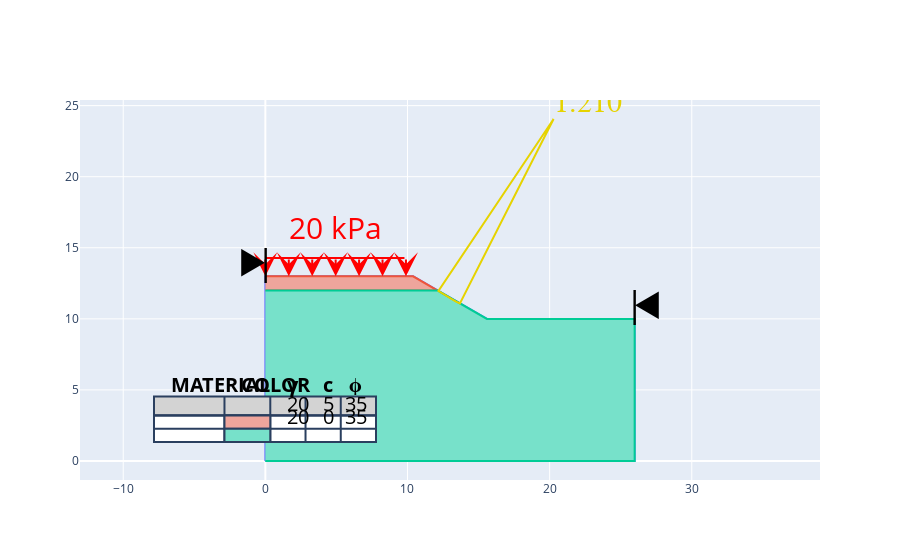

Notebook code cell kept with this figure:
### Code cell
from tqdm.notebook import tqdm
from pySlope import Slope, Material


s = Slope(height=3, angle=30, length=None)

m1 = Material(20,35,5,1)
m2 = Material(20,35,0,5)

s.set_surcharge(0.5,20)

s.set_materials(m1,m2)

s.analyse_slope()

fig = s.plot_critical()

fig.show()

### Figure 1 — Plotly figure (JSON) as saved in the notebook; plotly's stock layout.template omitted (floating-point values rounded to 4 significant figures)
{"data": [{"mode": "lines", "name": "", "type": "scatter", "x": [0, 0, 10.39, 15.59, 25.98, 25.98, 0], "y": [0, 12.99, 12.99, 9.99, 9.99, 0, 0]}, {"fill": "toself", "fillcolor": "#efa59c", "hovertemplate": "", "meta": [20, 5, 35, ""], "mode": "lines", "name": "<br>γ: 20 kN/m3<br>c: 5 kPa<br>ϕ: 35 degrees", "type": "scatter", "x": [0, 10.39, 12.12, 0], "y": [12.99, 12.99, 11.99, 11.99]}, {"fill": "toself", "fillcolor": "#77e1ca", "hovertemplate": "", "meta": [20, 0, 35, ""], "mode": "lines", "name": "<br>γ: 20 kN/m3<br>c: 0 kPa<br>ϕ: 35 degrees", "type": "scatter", "x": [0, 12.12, 15.59, 25.98, 25.98, 0], "y": [11.99, 11.99, 9.99, 9.99, 0, 0]}, {"hovertemplate": "%{meta[0]}", "line": {"color": "#e6d300"}, "meta": [1.21], "mode": "lines", "name": "", "type": "scatter", "x": [13.41, 12.19, 12.18, 20.28, 13.69, 13.41], "y": [11.22, 11.95, 11.96, 24.06, 11.09, 11.22]}, {"mode": "lines+text", "name": "", "text": ["1.210"], "textfont": {"color": "#e6d300", "family": "sans serif", "size": 30}, "textposition": "top right", "type": "scatter", "x": [20.28], "y": [24.06]}], "layout": {"annotations": [{"font": {"color": "black", "size": 20}, "showarrow": false, "text": "<b>MATERIAL<b>", "x": 0.1, "xref": "x domain", "xshift": 15, "y": 0.17, "yref": "y domain", "yshift": 15}, {"font": {"color": "black", "size": 20}, "showarrow": false, "text": "<b>COLOR<b>", "x": 0.1952, "xref": "x domain", "xshift": 15, "y": 0.17, "yref": "y domain", "yshift": 15}, {"font": {"color": "black", "size": 20}, "showarrow": false, "text": "<b>γ<b>", "x": 0.2571, "xref": "x domain", "xshift": 15, "y": 0.17, "yref": "y domain", "yshift": 15}, {"font": {"color": "black", "size": 20}, "showarrow": false, "text": "<b>c<b>", "x": 0.3048, "xref": "x domain", "xshift": 15, "y": 0.17, "yref": "y domain", "yshift": 15}, {"font": {"color": "black", "size": 20}, "showarrow": false, "text": "<b>ϕ<b>", "x": 0.3524, "xref": "x domain", "xshift": 15, "y": 0.17, "yref": "y domain", "yshift": 15}, {"font": {"color": "black", "size": 20}, "showarrow": false, "text": "", "x": 0.1, "xref": "x domain", "xshift": 15, "y": 0.135, "yref": "y domain", "yshift": 10}, {"font": {"color": "black", "size": 20}, "showarrow": false, "text": "20", "x": 0.2571, "xref": "x domain", "xshift": 15, "y": 0.135, "yref": "y domain", "yshift": 10}, {"font": {"color": "black", "size": 20}, "showarrow": false, "text": "5", "x": 0.3048, "xref": "x domain", "xshift": 15, "y": 0.135, "yref": "y domain", "yshift": 10}, {"font": {"color": "black", "size": 20}, "showarrow": false, "text": "35", "x": 0.3524, "xref": "x domain", "xshift": 15, "y": 0.135, "yref": "y domain", "yshift": 10}, {"font": {"color": "black", "size": 20}, "showarrow": false, "text": "", "x": 0.1, "xref": "x domain", "xshift": 15, "y": 0.1, "yref": "y domain", "yshift": 10}, {"font": {"color": "black", "size": 20}, "showarrow": false, "text": "20", "x": 0.2571, "xref": "x domain", "xshift": 15, "y": 0.1, "yref": "y domain", "yshift": 10}, {"font": {"color": "black", "size": 20}, "showarrow": false, "text": "0", "x": 0.3048, "xref": "x domain", "xshift": 15, "y": 0.1, "yref": "y domain", "yshift": 10}, {"font": {"color": "black", "size": 20}, "showarrow": false, "text": "35", "x": 0.3524, "xref": "x domain", "xshift": 15, "y": 0.1, "yref": "y domain", "yshift": 10}, {"arrowcolor": "red", "arrowhead": 3, "arrowsize": 2, "arrowwidth": 2, "ax": 0, "axref": "x", "ay": 14.29, "ayref": "y", "showarrow": true, "text": "", "x": 0, "xref": "x", "y": 12.99, "yref": "y"}, {"arrowcolor": "red", "arrowhead": 3, "arrowsize": 2, "arrowwidth": 2, "ax": 1.649, "axref": "x", "ay": 14.29, "ayref": "y", "showarrow": true, "text": "", "x": 1.649, "xref": "x", "y": 12.99, "yref": "y"}, {"arrowcolor": "red", "arrowhead": 3, "arrowsize": 2, "arrowwidth": 2, "ax": 3.297, "axref": "x", "ay": 14.29, "ayref": "y", "showarrow": true, "text": "", "x": 3.297, "xref": "x", "y": 12.99, "yref": "y"}, {"arrowcolor": "red", "arrowhead": 3, "arrowsize": 2, "arrowwidth": 2, "ax": 4.946, "axref": "x", "ay": 14.29, "ayref": "y", "showarrow": true, "text": "", "x": 4.946, "xref": "x", "y": 12.99, "yref": "y"}, {"arrowcolor": "red", "arrowhead": 3, "arrowsize": 2, "arrowwidth": 2, "ax": 6.595, "axref": "x", "ay": 14.29, "ayref": "y", "showarrow": true, "text": "", "x": 6.595, "xref": "x", "y": 12.99, "yref": "y"}, {"arrowcolor": "red", "arrowhead": 3, "arrowsize": 2, "arrowwidth": 2, "ax": 8.244, "axref": "x", "ay": 14.29, "ayref": "y", "showarrow": true, "text": "", "x": 8.244, "xref": "x", "y": 12.99, "yref": "y"}, {"arrowcolor": "red", "arrowhead": 3, "arrowsize": 2, "arrowwidth": 2, "ax": 9.892, "axref": "x", "ay": 14.29, "ayref": "y", "showarrow": true, "text": "", "x": 9.892, "xref": "x", "y": 12.99, "yref": "y"}, {"axref": "x", "ayref": "y", "font": {"color": "red", "size": 30}, "showarrow": false, "text": "20 kPa", "x": 4.946, "xref": "x", "y": 14.29, "yref": "y", "yshift": 30}, {"arrowcolor": "red", "arrowhead": 0, "arrowsize": 2, "arrowwidth": 2, "ax": 9.892, "axref": "x", "ay": 14.29, "ayref": "y", "showarrow": true, "text": "", "x": 0, "xref": "x", "y": 14.29, "yref": "y"}, {"font": {"color": "black", "size": 35}, "showarrow": false, "text": "▶", "x": 0, "xshift": -13, "y": 12.99, "yshift": 15}, {"font": {"color": "black", "size": 35}, "showarrow": false, "text": "◀", "x": 25.98, "xshift": 13, "y": 9.99, "yshift": 15}, {"font": {"color": "black", "size": 35}, "showarrow": false, "text": "|", "x": 25.98, "xshift": 0, "y": 9.99, "yshift": 15}, {"font": {"color": "black", "size": 35}, "showarrow": false, "text": "|", "x": 0, "xshift": 0, "y": 12.99, "yshift": 15}], "shapes": [{"fillcolor": "lightgrey", "type": "rect", "x0": 0.1, "x1": 0.4, "xref": "x domain", "y0": 0.17, "y1": 0.22, "yref": "y domain"}, {"fillcolor": "white", "type": "rect", "x0": 0.1, "x1": 0.4, "xref": "x domain", "y0": 0.1, "y1": 0.17, "yref": "y domain"}, {"type": "rect", "x0": 0.1952, "x1": 0.1952, "xref": "x domain", "y0": 0.1, "y1": 0.22, "yref": "y domain"}, {"type": "rect", "x0": 0.2571, "x1": 0.2571, "xref": "x domain", "y0": 0.1, "y1": 0.22, "yref": "y domain"}, {"type": "rect", "x0": 0.3048, "x1": 0.3048, "xref": "x domain", "y0": 0.1, "y1": 0.22, "yref": "y domain"}, {"type": "rect", "x0": 0.3524, "x1": 0.3524, "xref": "x domain", "y0": 0.1, "y1": 0.22, "yref": "y domain"}, {"type": "rect", "x0": 0.4, "x1": 0.4, "xref": "x domain", "y0": 0.1, "y1": 0.22, "yref": "y domain"}, {"type": "rect", "x0": 0.1, "x1": 0.4, "xref": "x domain", "y0": 0.17, "y1": 0.17, "yref": "y domain"}, {"type": "rect", "x0": 0.1, "x1": 0.4, "xref": "x domain", "y0": 0.135, "y1": 0.135, "yref": "y domain"}, {"fillcolor": "#efa59c", "type": "rect", "x0": 0.1952, "x1": 0.2571, "xref": "paper", "y0": 0.17, "y1": 0.135, "yref": "paper"}, {"fillcolor": "#77e1ca", "type": "rect", "x0": 0.1952, "x1": 0.2571, "xref": "paper", "y0": 0.135, "y1": 0.1, "yref": "paper"}], "showlegend": false, "yaxis": {"scaleanchor": "x", "scaleratio": 1}}}
